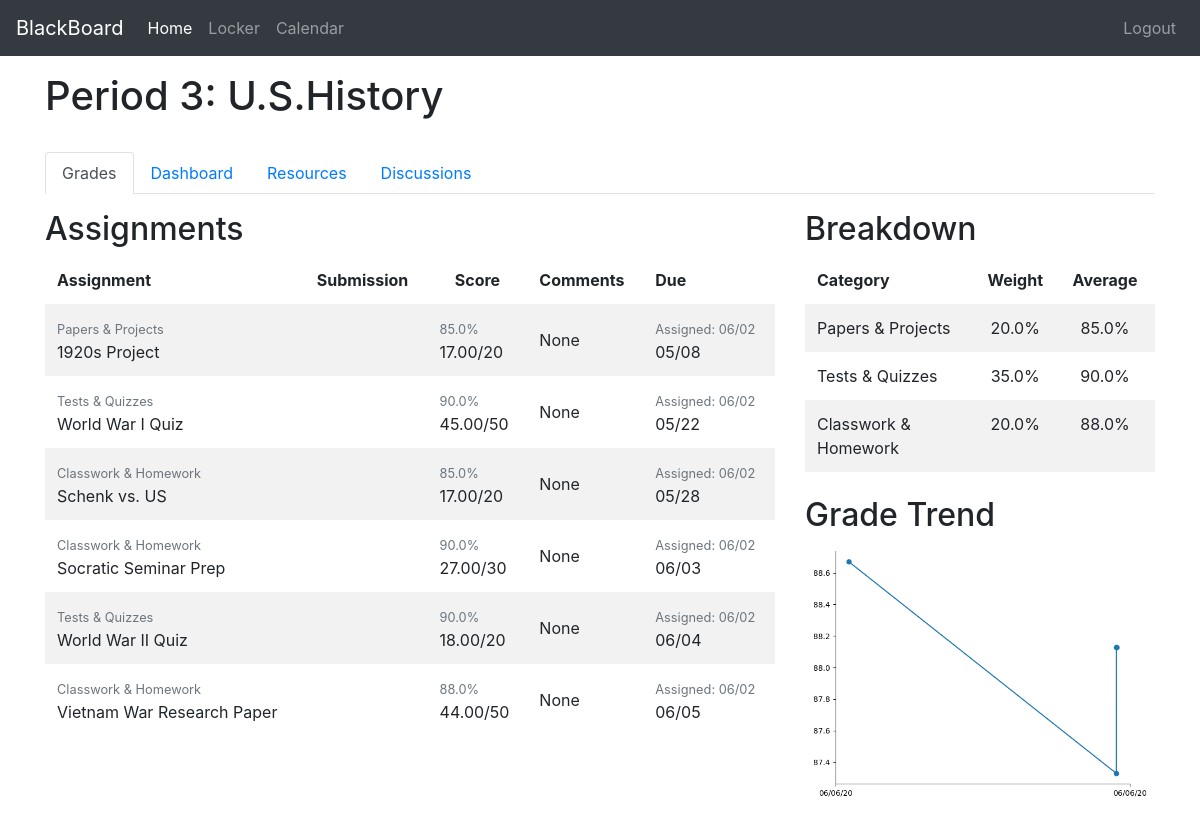
The page /student/class/grades/ef0f566d5ddd47008c2f6f7095643d72 (signed in) on the database its author committed.
### board/models.py (models this page shows, shortened)
class Course(models.Model):
    course_id = models.CharField(max_length=8, primary_key=True)
    course_name = models.CharField(max_length=25)
    class Meta:
        db_table = 'courses'
        order_with_respect_to = 'course_id'

class Assignment(models.Model):
    id = models.UUIDField(primary_key=True, default=uuid.uuid4, editable=False, unique=True)
    assignment_name = models.CharField(max_length=80, unique=False)
    category_id = models.CharField(max_length=100, unique=False)
    assignment_description = models.CharField(max_length=150, unique=False, null=True)
    points = models.IntegerField()
    created = models.DateTimeField(null=True, auto_now_add=True)
    updated = models.DateTimeField(null=True, auto_now=True)
    assigned = models.DateTimeField(null=True)
    due_date = models.DateTimeField(null=True)
    est_completion_time_min = models.IntegerField(null=True, default=None)
    attached_media = models.FileField(null=True, upload_to=generate_assignment_media_file_path, max_length=300)
    class Meta:
        db_table = 'assignments'
        order_with_respect_to = 'id'

class Category(models.Model):
    id = models.UUIDField(primary_key=True, default=uuid.uuid4, editable=False, unique=True)
    category_name = models.CharField(max_length=25, unique=False)
    category_description = models.CharField(max_length=150, unique=False, null=True, default=None)
    category_weight = models.DecimalField(decimal_places=3, max_digits=3, null=True)
    def __str__(self):
        return self.category_name
    class Meta:
        db_table = 'categories'

### student/models.py (models this page shows, shortened)
class Submission(models.Model):
    id = models.UUIDField(primary_key=True, default=uuid.uuid4, editable=False, unique=True)
    assignment_id = models.CharField(max_length=100, unique=False)
    enrollment_id = models.CharField(max_length=100, unique=False)
    date_submitted = models.DateTimeField(null=True, default=None)
    score = models.DecimalField(unique=False, null=True, default=None, decimal_places=2, max_digits=8)
    file = models.FileField(null=True, default=None, unique=False)
    comments = models.CharField(max_length=200, null=True, default=None, unique=False)
    cal_event_id = models.CharField(max_length=50, null=True, default=None, unique=False)
    complete = models.BooleanField(null=True, default=False)
    class Meta:
        db_table = 'submissions'
        order_with_respect_to = 'assignment_id'

### student/decorators.py (the view)
    def wrapper(request, *args, **kwargs):
        user = request.user
        try:
            student = Student.objects.all().get(user=user)
        except:
            return redirect('student-logout')
        if kwargs.get('enrollment_id'):
            enrollment = ClassEnrollment.objects.get(id=uuid.UUID(kwargs.get('enrollment_id')))
            if student.student_id == enrollment.student_id:
                return function(request, *args, **kwargs)
            else:
                return HttpResponseForbidden()
        return function(request, *args, **kwargs)

### student/analysis.py (called while the page is built)
def get_grade_trend(grade_history):
    data = []
    for entry in grade_history:
        data.append((entry.date_updated, entry.grade))
    data.sort(key=lambda item: item[0])
    x = [item[0] for item in data]
    y = [item[1] for item in data]
    fig, ax = plt.subplots()
    ax.plot(x, y, marker='o')
    ax.autoscale()
    ax.spines['top'].set_visible(False)
    ax.spines['right'].set_visible(False)
    ax.xaxis.set_major_locator(months)
    ax.xaxis.set_major_formatter(day_fmt)
    fig.tight_layout()
    return plt_to_uri(fig)

def plt_to_uri(fig):
    buf = io.BytesIO()
    fig.savefig(buf, format='png')
    buf.seek(0)
    string = base64.b64encode(buf.read())
    uri = urllib.parse.quote(string)
    return uri

### student/templatetags/student_extras.py (called while the page is built)
@register.filter
def div_perc(num, denom):
    if num and denom:
        return float(num) * 100.0 / denom

@register.filter
def percent(decimal):
    if decimal:
        return decimal * 100

### student/utils.py (called while the page is built)
def letter_grade(percent):
    if percent >= 0.9:
        return 'A'
    elif percent >= 0.8:
        return 'B'
    elif percent >= 0.7:
        return 'C'
    elif percent >= 0.6:
        return 'D'
    else:
        return 'F'

### student/views.py (called while the page is built)
@authentication_required
def klass(request, element, enrollment_id):
    if element == 'grades':
        return grades(request, enrollment_id, active=element)
    elif element == 'dashboard':
        return dashboard(request, enrollment_id, active=element)
    elif element == 'resources':
        return resources(request, enrollment_id, active=element)
    elif element == 'discussions':
        return discussions(request, enrollment_id, active=element)

### student/templates/student/grades.html (shortened to what this page needs)
{% extends 'student/class.html' %}
{% load static %}
{% load student_extras %}
{% block css %}
    <link rel="stylesheet" type="text/css" href="{% static 'student/grades.css' %}">
{% endblock%}
{% block content %}
    <div class="row pt-3 justify-content-center">
        {% if assignments %}
            <div class="col-lg-8">
                <h2>Assignments</h2>
                <table class="table table-striped table-borderless border-0"
                data-toggle="table">
                    <thead>
                        <tr>
                            <th>Assignment</th>
                            <th>Submission</th>
                            <th class="text-center" data-sortable="True" data-cell-style="cellStyle">Score</th>
                            <th>Comments</th>
                            <th data-sortable="True">Due</th>
                        </tr>
                    </thead>
                    <tbody>
                        {% for assignment, info in assignments.items %}
                            <tr>
                                <td>
                                    <small class="text-muted">{{ info.0 }}</small> <br>
                                    {{ assignment.assignment_name }}
                                </td>
                                <td>{{ info.1.file }}</td>
                                <td class="align-middle">
                                    {% if info.1.score %}
                                        <small class="text-muted">{{ info.1.score|div_perc:assignment.points|floatformat:1 }}%</small><br>
                                        {{ info.1.score }}/{{ assignment.points }}
                                    {% elif info.1.score == 0 %}
                                        <span style="color:red; font-weight: bold;">0/{{ assignment.points }}</span>
                                    {% else %}
                                        <span class="text-muted">-/{{ assignment.points }}</span>
                                    {% endif %}
                                </td>
                                <td class="align-middle">{{ info.1.comments }}</td>
                                <td>
                                    <small class="text-muted">Assigned: {{ assignment.assigned|date:'m/d' }}</small><br>
                                    {{ assignment.due_date|date:'m/d' }}
                                </td>
                            </tr>
                        {% endfor %}
                    </tbody>
                </table>
            </div>
            <div class="col-lg-4">
                <h2>Breakdown</h2>
                <table class="table table-striped table-borderless">
                    <thead>
                        <tr>
                            <th>Category</th>
                            {% if weighted %}
                                <th class="text-center">Weight</th>
                            {% endif %}
                            <th class="text-center" style="width: 100px">Average</th>
                        </tr>
                    </thead>
                    <tbody>
                        {% for category, percentage_weight in grades.2.items %}
                            <tr>
                                <td title="{{ percentage_weight.1 }}">{{ category.category_name }}</td>
                                {% if weighted %}
                                    <td class="text-center">{{ percentage_weight.1|percent|floatformat:1 }}%</td>
                                {% endif %}
                                <td class="text-center">{{ percentage_weight.0|floatformat:1 }}%</td>
                            </tr>
                        {% endfor %}
                    </tbody>
                </table>
                <h2 class="pt-2">Grade Trend</h2>
                <img class="card-img" alt="">
            </div>
        {% else %}
            <div class="col-2 justify-content-center">
                <small class="align-self-center">No assignments to show.</small>
            </div>
        {% endif %}
    </div>
{% endblock %}

### student/templates/student/class.html (shortened to what this page needs)
{% extends 'student/base.html' %}
{% load widget_tweaks %}
{% load static %}
{% block body %}
    <div class="container pt-3">
        <h1>Period {{ period }}: {{ course.course_name }}</h1><br>
        <ul class="nav nav-tabs">
            <li class="nav-item">
                <a
                {% if active == 'grades' %}
                    class="nav-link active"
                {% else %}
                    class="nav-link"
                {% endif %}
                href="{% url 'student-class' element='grades' enrollment_id=enrollment_id %}">Grades</a>
            </li>
            <li class="nav-item">
                <a
                {% if active == 'dashboard' %}
                    class="nav-link active" href=""
                {% else %}
                    class="nav-link"
                {% endif %}
                href="{% url 'student-class' element='dashboard' enrollment_id=enrollment_id %}">Dashboard</a>
            </li>
            <li class="nav-item">
                <a
                {% if active == 'resources' %}
                    class="nav-link active" href=""
                {% else %}
                    class="nav-link"
                {% endif %}
                href="{% url 'student-class' element='resources' enrollment_id=enrollment_id %}">Resources</a>
            </li>
            <li class="nav-item">
                <a
                {% if active == 'discussions' %}
                    class="nav-link active" href=""
                {% else %}
                    class="nav-link"
                {% endif %}
                href="{% url 'student-class' element='discussions' enrollment_id=enrollment_id %}">Discussions</a>
            </li>
        </ul>
        {% block content %}{% endblock %}
    </div>
{% endblock %}

### student/templates/student/base.html (shortened to what this page needs)
{% load static %}
<!DOCTYPE html>
<html lang="en">
<head>
    <link rel="stylesheet" type="text/css" href="{% static 'board/bootstrap-table-master/dist/bootstrap-table.css' %}">
    <link rel="stylesheet" type="text/css" href="{% static 'board/boot/css/bootstrap.css' %}">
    <link rel="stylesheet" type="text/css" href="{% static 'board/fontawesome-free-5.13.0-web/css/all.css' %}">
    {% block css %}{% endblock %}
</head>
<body>
    <nav class="navbar navbar-expand-lg navbar-dark bg-dark">
        <a class="navbar-brand" href="#">BlackBoard</a>
        <div class="collapse navbar-collapse" id="navbarSupportedContent">
            <ul class="navbar-nav mr-auto">
                <li class="nav-item active">
                    <a class="nav-link" href="{% url 'student-board' %}">Home <span class="sr-only">(current)</span></a>
                </li>
                <li class="nav-item">
                    <a class="nav-link" href="#">Locker</a>
                </li>
                <li class="nav-item">
                    <a class="nav-link" href="{% url 'student-calendar' %}">Calendar</a>
                </li>
            </ul>
            <ul class="navbar-nav align-content-lg-end">
                <li class="nav-item">
                    <a class="nav-link" href="{% url 'student-logout' %}">Logout</a>
                </li>
            </ul>
        </div>
    </nav>
{% block body %}
{% endblock %}
    <div style="height: 200px"></div>
</body>
</html>

### rows shown on the page
Course: course_name "U.S.History"
Assignment: category_name "Papers & Projects", assignment_name "1920s Project", points.score "85.0", score "17.00", points "20", comments "None", assigned "06/02", due_date "05/08"
Assignment: category_name "Tests & Quizzes", assignment_name "World War I Quiz", points.score "90.0", score "45.00", points "50", comments "None", assigned "06/02", due_date "05/22"
Assignment: category_name "Classwork & Homework", assignment_name "Schenk vs. US", points.score "85.0", score "17.00", points "20", comments "None", assigned "06/02", due_date "05/28"
Assignment: category_name "Classwork & Homework", assignment_name "Socratic Seminar Prep", points.score "90.0", score "27.00", points "30", comments "None", assigned "06/02", due_date "06/03"
Assignment: category_name "Tests & Quizzes", assignment_name "World War II Quiz", points.score "90.0", score "18.00", points "20", comments "None", assigned "06/02", due_date "06/04"
Assignment: category_name "Classwork & Homework", assignment_name "Vietnam War Research Paper", points.score "88.0", score "44.00", points "50", comments "None", assigned "06/02", due_date "06/05"
Category: category_name "Papers & Projects", category_weight "20.0", percentage_weight "85.0"
Category: category_name "Tests & Quizzes", category_weight "35.0", percentage_weight "90.0"
Category: category_name "Classwork & Homework", category_weight "20.0", percentage_weight "88.0"

### other values the page prints
{{ period }} "3"
